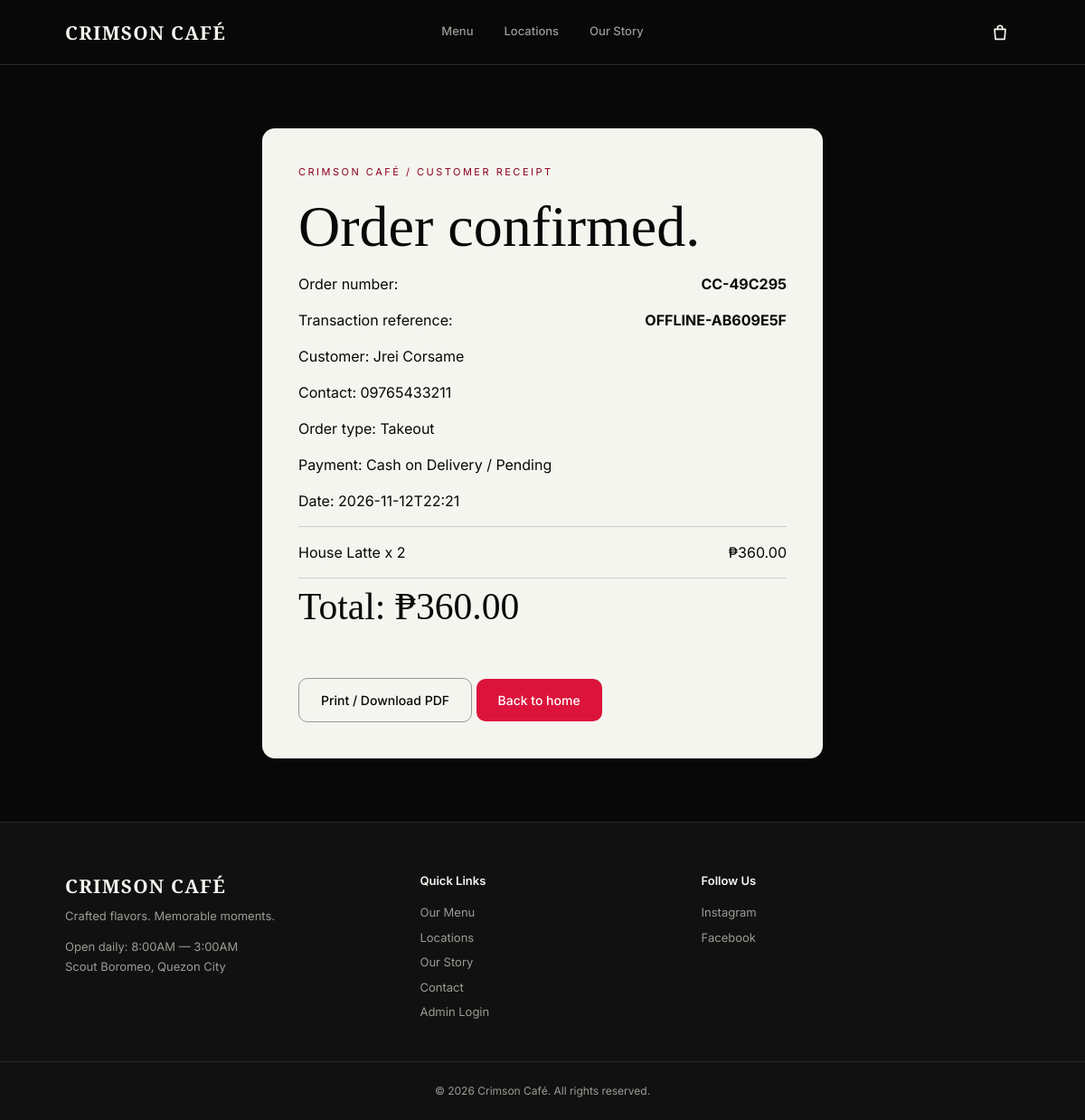
The app's page /receipt/CC-49C295 with its own data.
### tables this page shows
CREATE TABLE orders (
    id INTEGER PRIMARY KEY AUTOINCREMENT,
    order_number TEXT UNIQUE NOT NULL,
    transaction_reference TEXT NOT NULL,
    customer_name TEXT NOT NULL,
    contact_number TEXT NOT NULL,
    order_type TEXT NOT NULL,
    table_number TEXT,
    notes TEXT,
    subtotal REAL NOT NULL,
    total REAL NOT NULL,
    payment_method TEXT NOT NULL,
    payment_status TEXT NOT NULL,
    order_status TEXT NOT NULL,
    created_at TEXT NOT NULL
);

CREATE TABLE order_items (
    id INTEGER PRIMARY KEY AUTOINCREMENT,
    order_id INTEGER NOT NULL,
    product_id INTEGER NOT NULL,
    product_name TEXT NOT NULL,
    quantity INTEGER NOT NULL,
    price REAL NOT NULL,
    subtotal REAL NOT NULL,
    FOREIGN KEY (order_id) REFERENCES orders(id)
);

### app.py (the view)
@app.route("/receipt/<order_number>")
def receipt(order_number):
    order, items = find_order(order_number)
    if not order:
        abort(404)
    return render_template("receipt.html", order=order, items=items)

### app.py (called while the page is built)
def get_db():
    db = sqlite3.connect(DATABASE)
    db.row_factory = sqlite3.Row
    return db

def find_order(order_number):
    db = get_db()
    order = db.execute("SELECT * FROM orders WHERE order_number = ?", (order_number,)).fetchone()
    items = []
    if order:
        items = db.execute("SELECT * FROM order_items WHERE order_id = ?", (order["id"],)).fetchall()
    db.close()
    return order, items

@app.context_processor
def add_common_values():
    cart = session.get("cart", {})
    return {
        "cart_count": sum(cart.values()),
        "admin_logged_in": "admin_id" in session,
        "year": datetime.now().year,
    }

### templates/receipt.html (shortened to what this page needs)
{% extends 'base.html' %}
{% block content %}
<section class="receipt">
  <p class="eyebrow">CRIMSON CAFÉ / CUSTOMER RECEIPT</p>
  <h1>Order confirmed.</h1>
  <p>Order number: <strong>{{ order.order_number }}</strong></p>
  <p>Transaction reference: <strong>{{ order.transaction_reference }}</strong></p>
  <p>Customer: {{ order.customer_name }}</p>
  <p>Contact: {{ order.contact_number }}</p>
  <p>Order type: {{ order.order_type }}{% if order.table_number %} / Table {{ order.table_number }}{% endif %}</p>
  <p>Payment: {{ order.payment_method }} / {{ order.payment_status }}</p>
  <p>Date: {{ order.created_at }}</p>
  <hr>
  {% for item in items %}<p>{{ item.product_name }} x {{ item.quantity }} <span>₱{{ '%.2f'|format(item.subtotal) }}</span></p>{% endfor %}
  <hr><h2>Total: ₱{{ '%.2f'|format(order.total) }}</h2>
  <button class="button secondary" onclick="window.print()">Print / Download PDF</button>
  <a class="button primary" href="{{ url_for('home') }}">Back to home</a>
</section>
{% endblock %}

### static/style.css (style rules this page uses)
:root { --bg: #080808; --surface: #111; --surface-2: #181818; --line: #292929; --text: #f5f5f0; --muted: #9b9b95; --red: #dc143c; --red-dark: #8b001f; --error: #ff6b81; --radius: 14px; --radius-sm: 10px; --gutter: 6%; --max: 1150px; --serif: "Playfair Display", Georgia, serif; --sans: "Inter", Arial, sans-serif; }
* { box-sizing: border-box; }
html { scroll-behavior: smooth; -webkit-text-size-adjust: 100%; text-size-adjust: 100%; }
body { margin: 0; overflow-x: hidden; background: var(--bg); color: var(--text); font-family: var(--sans); line-height: 1.5; }
a { color: inherit; text-decoration: none; }
button, input, select, textarea { font: inherit; }
button { -webkit-tap-highlight-color: transparent; }
h1, h2, h3, h4 { margin-top: 0; font-family: var(--serif); font-weight: 500; }
h1 { margin: 18px 0; font-size: clamp(2.3rem, 6vw, 4rem); line-height: 1.05; }
h2 { font-size: clamp(1.7rem, 4vw, 2.6rem); line-height: 1.15; }
.eyebrow { margin: 0; color: var(--muted); font-size: 11px; letter-spacing: 2.5px; }
.button { display: inline-block; margin-top: 20px; padding: 13px 24px; border: 0; border-radius: var(--radius-sm); font-size: 14px; font-weight: 500; text-align: center; cursor: pointer; transition: background .2s, border-color .2s, color .2s; }
.primary { background: var(--red); color: #fff; }
.secondary { border: 1px solid #555; background: transparent; color: var(--text); }
::placeholder { color: #6f6f6a; }
.receipt { max-width: 620px; margin: 70px auto; padding: 40px; border-radius: var(--radius); background: var(--text); color: var(--bg); }
.receipt .eyebrow { color: var(--red-dark); }
.receipt hr { border: 0; border-top: 1px solid #ccc; }
.receipt .secondary { border-color: #999; color: var(--bg); }
.receipt p, .cafe-receipt p { display: flex; justify-content: space-between; gap: 20px; }

### records on screen
orders: order_number "CC-49C295", transaction_reference "OFFLINE-AB609E5F", customer_name "Jrei Corsame", contact_number "09765433211", order_type "Takeout", payment_method "Cash on Delivery", payment_status "Pending", created_at "2026-11-12T22:21", total "360.00"
order_items: product_name "House Latte", quantity "2", subtotal "360.00"
